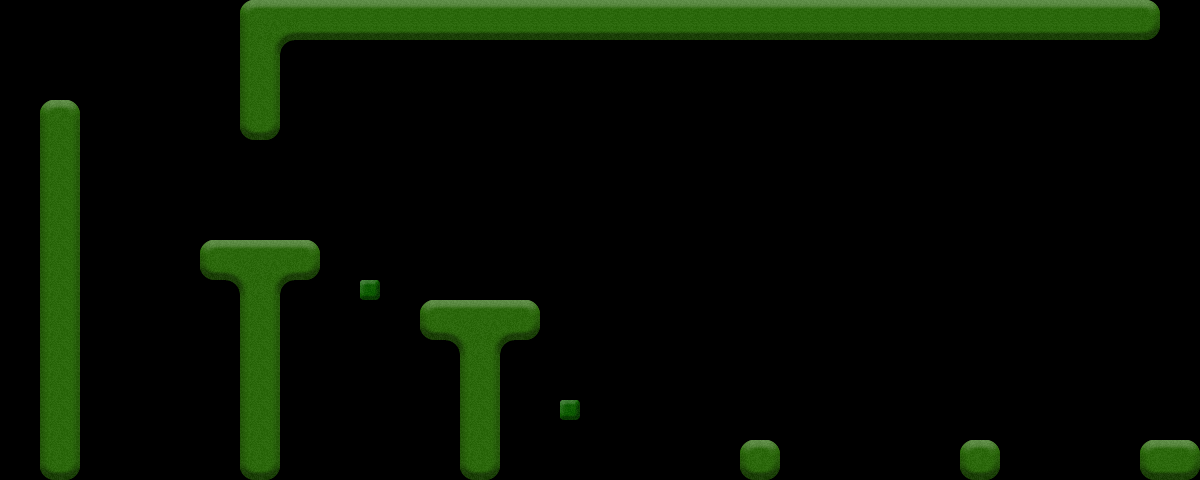

This game map was drawn from its Tiled (.tmx) file and the tilesets committed beside it. A one-line description and the trimmed map source follow:
An orthogonal 60x24 tile map with 20x20 px tiles, 1 tile layer (Tile Layer 1), 2 tilesets and 17 objects (2x Waypoint, goal, ball).

<map version="1.0" orientation="orthogonal" width="60" height="24" tilewidth="20" tileheight="20">
 <tileset firstgid="1" name="Grass" tilewidth="20" tileheight="20">
  <image source="gfx/Grass.png" width="80" height="160" />
 </tileset>
 <tileset firstgid="33" name="horizontal2" tilewidth="192" tileheight="32">
  <image source="gfx/horizontal2.png" width="192" height="32" />
 </tileset>
 <layer name="Tile Layer 1" width="60" height="24">
  <data>[1440 cells, 219 non-empty, 17 distinct tile ids]</data>
 </layer>
 <objectgroup name="Walls" width="60" height="24">
  <properties>
   <property name="type" value="wall" />
  </properties>
  <object x="40" y="100" width="40" height="380" />
  <object x="240" y="0" width="40" height="140" />
  <object x="240" y="280" width="40" height="200" />
  <object x="200" y="240" width="120" height="40" />
  <object x="420" y="300" width="120" height="40" />
  <object x="460" y="340" width="40" height="140" />
  <object x="280" y="0" width="880" height="40" />
  <object x="360" y="280" width="20" height="20" />
  <object x="740" y="440" width="40" height="40" />
  <object x="560" y="400" width="20" height="20" />
  <object x="1140" y="440" width="60" height="40" />
  <object x="960" y="440" width="40" height="40" />
 </objectgroup>
 <objectgroup color="#00ff7f" name="Elements" width="60" height="24">
  <object name="goal" x="1160" y="400" width="40" height="40">
   <properties>
    <property name="direction" value="right" />
    <property name="type" value="goal" />
   </properties>
  </object>
  <object name="ball" x="40" y="60" width="40" height="40">
   <properties>
    <property name="type" value="ball" />
   </properties>
  </object>
  <object name="Waypoint" x="100" y="131">
   <properties>
    <property name="type" value="waypoint" />
   </properties>
  </object>
  <object name="Waypoint" x="480" y="260" width="20" height="20">
   <properties>
    <property name="type" value="waypoint" />
   </properties>
  </object>
 </objectgroup>
 <objectgroup color="#ff007f" name="Objects" width="60" height="24">
  <properties>
   <property name="type" value="object" />
  </properties>
  <object gid="33" x="560" y="400" />
 </objectgroup>
</map>
